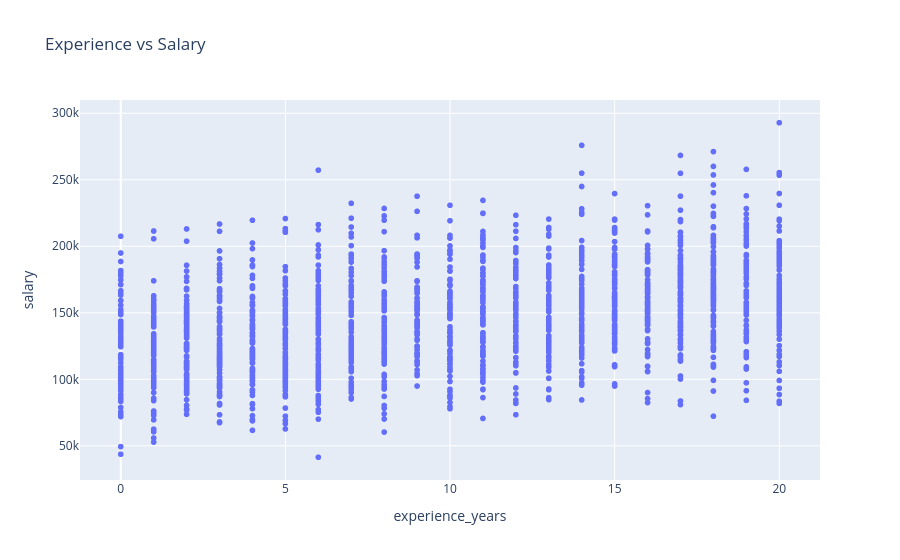

Here is the notebook cell this chart was saved with:
### Code cell
fig = px.scatter(
    df,
    x="experience_years",
    y="salary",
    title="Experience vs Salary"
)
fig.show()

### Figure 1 — Plotly figure (JSON) as saved in the notebook; plotly's stock layout.template omitted (floating-point values rounded to 4 significant figures; data arrays with more than 128 entries replaced by an {"elided": "..."} marker saying what was removed)
{"data": [{"hovertemplate": "experience_years=%{x}<br>salary=%{y}<extra></extra>", "legendgroup": "", "marker": {"color": "#636efa", "symbol": "circle"}, "mode": "markers", "name": "", "showlegend": false, "type": "scattergl", "x": {"elided": "1999 int values"}, "xaxis": "x", "y": {"elided": "1999 float values"}, "yaxis": "y"}], "layout": {"legend": {"tracegroupgap": 0}, "title": {"text": "Experience vs Salary"}, "xaxis": {"anchor": "y", "domain": [0, 1], "title": {"text": "experience_years"}}, "yaxis": {"anchor": "x", "domain": [0, 1], "title": {"text": "salary"}}}}
